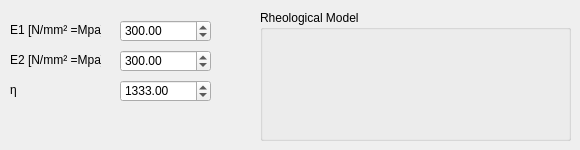
    <widget class="QWidget" name="ZENER">
     <attribute name="title">
      <string>Zener</string>
     </attribute>
     <widget class="QGroupBox" name="RHEO_BOX_ZENER">
      <property name="geometry">
       <rect>
        <x>260</x>
        <y>10</y>
        <width>311</width>
        <height>131</height>
       </rect>
      </property>
      <property name="title">
       <string>Rheological Model</string>
      </property>
      <widget class="QLabel" name="RHEO_ZENER">
       <property name="geometry">
        <rect>
         <x>10</x>
         <y>20</y>
         <width>291</width>
         <height>101</height>
        </rect>
       </property>
       <property name="text">
        <string/>
       </property>
       <property name="pixmap">
        <pixmap>PIC/Rheo_Zener.png</pixmap>
       </property>
       <property name="scaledContents">
        <bool>true</bool>
       </property>
      </widget>
     </widget>
     <widget class="QLabel" name="LABEL_VAL_E1_ZENER">
      <property name="geometry">
       <rect>
        <x>10</x>
        <y>20</y>
        <width>91</width>
        <height>20</height>
       </rect>
      </property>
      <property name="text">
       <string>E1 [N/mm² =Mpa]</string>
      </property>
     </widget>
     <widget class="QLabel" name="LABEL_VAL_ETA_ZENER">
      <property name="geometry">
       <rect>
        <x>10</x>
        <y>80</y>
        <width>91</width>
        <height>20</height>
       </rect>
      </property>
      <property name="text">
       <string>η</string>
      </property>
     </widget>
     <widget class="QDoubleSpinBox" name="VAL_ETA_ZENER">
      <property name="geometry">
       <rect>
        <x>120</x>
        <y>80</y>
        <width>91</width>
        <height>22</height>
       </rect>
      </property>
      <property name="decimals">
       <number>2</number>
      </property>
      <property name="maximum">
       <double>8000.000000000000000</double>
      </property>
      <property name="value">
       <double>1333.000000000000000</double>
      </property>
     </widget>
     <widget class="QDoubleSpinBox" name="VAL_E1_ZENER">
      <property name="geometry">
       <rect>
        <x>120</x>
        <y>20</y>
        <width>91</width>
        <height>22</height>
       </rect>
      </property>
      <property name="decimals">
       <number>2</number>
      </property>
      <property name="maximum">
       <double>8000.000000000000000</double>
      </property>
      <property name="value">
       <double>300.000000000000000</double>
      </property>
     </widget>
     <widget class="QLabel" name="LABEL_VAL_E2_ZENER">
      <property name="geometry">
       <rect>
        <x>10</x>
        <y>50</y>
        <width>91</width>
        <height>20</height>
       </rect>
      </property>
      <property name="text">
       <string>E2 [N/mm² =Mpa]</string>
      </property>
     </widget>
     <widget class="QDoubleSpinBox" name="VAL_E2_ZENER">
      <property name="geometry">
       <rect>
        <x>120</x>
        <y>50</y>
        <width>91</width>
        <height>22</height>
       </rect>
      </property>
      <property name="decimals">
       <number>2</number>
      </property>
      <property name="maximum">
       <double>8000.000000000000000</double>
      </property>
      <property name="value">
       <double>300.000000000000000</double>
      </property>
     </widget>
    </widget>
